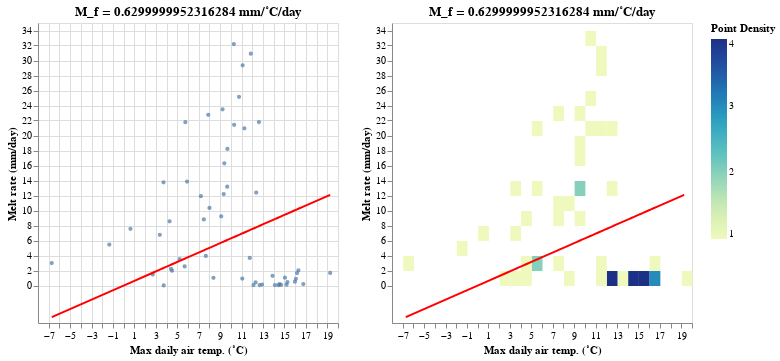

Write notebook code for a chart like this one.
### Code cell
chart_scatter = alt.Chart(sos_df).mark_point(size=5).encode(
    alt.X('MAX AIR TEMP:Q').title('Max daily air temp. (˚C)'),
    alt.Y('MELT RATE:Q').title('Melt rate (mm/day)')
)
chart_2d_histogram = alt.Chart(sos_df).mark_rect().encode(
    alt.X('MAX AIR TEMP:Q', bin=alt.Bin(maxbins=30)).title('Max daily air temp. (˚C)'),
    alt.Y('MELT RATE:Q', bin=alt.Bin(maxbins=30)).title('Melt rate (mm/day)'),
    alt.Color('count()').title('Point Density')
)
(chart_scatter | chart_2d_histogram).resolve_scale(x='shared', y='shared')

# Create the plot for the line of best fit
# Line of best fit using the slope (DEGREE_DAY_FACTOR) and zero intercept
line = alt.Chart(src).mark_line(color='red').encode(
    alt.X('MAX AIR TEMP:Q'),
    alt.Y('MELT RATE:Q')
).transform_calculate(
    "MELT RATE", f"{DEGREE_DAY_FACTOR} * datum['MAX AIR TEMP']"
)

# Add it to the charts above.
# Add the estimated degree day factor (the DEGREE_DAY_FACTOR of the line of best fit)
#    to the charts.
(
    (chart_scatter + line).properties(title=f'M_f = {round(DEGREE_DAY_FACTOR,2)} mm/˚C/day')  
    | 
    (chart_2d_histogram + line).properties(title=f'M_f = {round(DEGREE_DAY_FACTOR,2)} mm/˚C/day')
).resolve_scale(x='shared', y='shared')

### Figure 1 — Vega-Lite specification as saved in the notebook (floating-point values rounded to 4 significant figures)
{"config": {"view": {"continuousWidth": 300, "continuousHeight": 300}}, "hconcat": [{"layer": [{"data": {"name": "data-14b337ea33e5c8d69b3860b89124da68"}, "mark": {"type": "point", "size": 5}, "encoding": {"x": {"field": "MAX AIR TEMP", "title": "Max daily air temp. (˚C)", "type": "quantitative"}, "y": {"field": "MELT RATE", "title": "Melt rate (mm/day)", "type": "quantitative"}}}, {"data": {"name": "data-14b337ea33e5c8d69b3860b89124da68"}, "mark": {"type": "line", "color": "red"}, "encoding": {"x": {"field": "MAX AIR TEMP", "type": "quantitative"}, "y": {"field": "MELT RATE", "type": "quantitative"}}, "transform": [{"calculate": "0.627564549446106 * datum['MAX AIR TEMP']", "as": "MELT RATE"}]}], "title": "M_f = 0.6299999952316284 mm/˚C/day"}, {"layer": [{"data": {"name": "data-14b337ea33e5c8d69b3860b89124da68"}, "mark": {"type": "rect"}, "encoding": {"color": {"aggregate": "count", "title": "Point Density", "type": "quantitative"}, "x": {"bin": {"maxbins": 30}, "field": "MAX AIR TEMP", "title": "Max daily air temp. (˚C)", "type": "quantitative"}, "y": {"bin": {"maxbins": 30}, "field": "MELT RATE", "title": "Melt rate (mm/day)", "type": "quantitative"}}}, {"data": {"name": "data-14b337ea33e5c8d69b3860b89124da68"}, "mark": {"type": "line", "color": "red"}, "encoding": {"x": {"field": "MAX AIR TEMP", "type": "quantitative"}, "y": {"field": "MELT RATE", "type": "quantitative"}}, "transform": [{"calculate": "0.627564549446106 * datum['MAX AIR TEMP']", "as": "MELT RATE"}]}], "title": "M_f = 0.6299999952316284 mm/˚C/day"}], "resolve": {"scale": {"x": "shared", "y": "shared"}}, "$schema": "https://vega.github.io/schema/vega-lite/v5.8.0.json", "datasets": {"data-14b337ea33e5c8d69b3860b89124da68": [{"MELT RATE": 0.00296, "SWE": -0.00296, "MAX AIR TEMP": 3.732, "PRECIPITATION": 0.0, "melt rate": 2.344, "SWE predicted": -0.00296}, {"MELT RATE": 3.505, "SWE": -3.505, "MAX AIR TEMP": 5.223, "PRECIPITATION": 0.0, "melt rate": 3.28, "SWE predicted": 0.0}, {"MELT RATE": 10.34, "SWE": -10.34, "MAX AIR TEMP": 8.005, "PRECIPITATION": 0.0, "melt rate": 5.027, "SWE predicted": 0.0}, {"MELT RATE": 12.18, "SWE": -12.18, "MAX AIR TEMP": 9.333, "PRECIPITATION": 0.0, "melt rate": 5.861, "SWE predicted": 0.0}, {"MELT RATE": 13.17, "SWE": -13.17, "MAX AIR TEMP": 9.66, "PRECIPITATION": 0.0, "melt rate": 6.066, "SWE predicted": 0.0}, {"MELT RATE": 3.939, "SWE": -3.939, "MAX AIR TEMP": 7.663, "PRECIPITATION": 0.0, "melt rate": 4.812, "SWE predicted": 0.0}, {"MELT RATE": 7.56, "SWE": -7.56, "MAX AIR TEMP": 0.6282, "PRECIPITATION": 7.28, "melt rate": 0.3945, "SWE predicted": 0.0}, {"MELT RATE": 1.972, "SWE": -1.972, "MAX AIR TEMP": 4.514, "PRECIPITATION": 0.0, "melt rate": 2.835, "SWE predicted": 0.0}, {"MELT RATE": 1.031, "SWE": -1.031, "MAX AIR TEMP": 8.377, "PRECIPITATION": 0.0, "melt rate": 5.261, "SWE predicted": 0.0}, {"MELT RATE": 8.804, "SWE": -8.804, "MAX AIR TEMP": 7.48, "PRECIPITATION": 0.0, "melt rate": 4.697, "SWE predicted": 0.0}, {"MELT RATE": 8.557, "SWE": -8.557, "MAX AIR TEMP": 4.281, "PRECIPITATION": 3.6, "melt rate": 2.688, "SWE predicted": 0.0}, {"MELT RATE": 2.994, "SWE": -2.994, "MAX AIR TEMP": -6.718, "PRECIPITATION": 0.78, "melt rate": -4.219, "SWE predicted": 0.0}, {"MELT RATE": 5.457, "SWE": -5.457, "MAX AIR TEMP": -1.344, "PRECIPITATION": 5.62, "melt rate": -0.844, "SWE predicted": 4.219}, {"MELT RATE": 1.48, "SWE": -1.48, "MAX AIR TEMP": 2.713, "PRECIPITATION": 0.0, "melt rate": 1.703, "SWE predicted": 5.063}, {"MELT RATE": 2.216, "SWE": -2.216, "MAX AIR TEMP": 4.408, "PRECIPITATION": 7.14, "melt rate": 2.768, "SWE predicted": 3.359}, {"MELT RATE": 2.542, "SWE": -2.542, "MAX AIR TEMP": 5.686, "PRECIPITATION": 1.59, "melt rate": 3.571, "SWE predicted": 0.5915}, {"MELT RATE": 6.753, "SWE": -6.753, "MAX AIR TEMP": 3.37, "PRECIPITATION": 2.0, "melt rate": 2.116, "SWE predicted": 0.0}, {"MELT RATE": 9.221, "SWE": -9.221, "MAX AIR TEMP": 9.102, "PRECIPITATION": 0.07, "melt rate": 5.716, "SWE predicted": 0.0}, {"MELT RATE": 16.29, "SWE": -16.29, "MAX AIR TEMP": 9.393, "PRECIPITATION": 0.0, "melt rate": 5.899, "SWE predicted": 0.0}, {"MELT RATE": 21.8, "SWE": -21.8, "MAX AIR TEMP": 12.62, "PRECIPITATION": 0.0, "melt rate": 7.926, "SWE predicted": 0.0}, {"MELT RATE": 21.43, "SWE": -21.43, "MAX AIR TEMP": 10.3, "PRECIPITATION": 0.0, "melt rate": 6.471, "SWE predicted": 0.0}, {"MELT RATE": 20.95, "SWE": -20.95, "MAX AIR TEMP": 11.26, "PRECIPITATION": 0.0, "melt rate": 7.074, "SWE predicted": 0.0}, {"MELT RATE": 23.49, "SWE": -23.49, "MAX AIR TEMP": 9.229, "PRECIPITATION": 2.75, "melt rate": 5.796, "SWE predicted": 0.0}, {"MELT RATE": 21.77, "SWE": -21.77, "MAX AIR TEMP": 5.753, "PRECIPITATION": 0.0, "melt rate": 3.613, "SWE predicted": 0.0}, {"MELT RATE": 11.91, "SWE": -11.91, "MAX AIR TEMP": 7.202, "PRECIPITATION": 1.14, "melt rate": 4.523, "SWE predicted": 0.0}, {"MELT RATE": 13.85, "SWE": -13.85, "MAX AIR TEMP": 5.911, "PRECIPITATION": 0.0, "melt rate": 3.712, "SWE predicted": 0.0}, {"MELT RATE": 18.21, "SWE": -18.21, "MAX AIR TEMP": 9.676, "PRECIPITATION": 0.0, "melt rate": 6.077, "SWE predicted": 0.0}, {"MELT RATE": 29.36, "SWE": -29.36, "MAX AIR TEMP": 11.1, "PRECIPITATION": 0.0, "melt rate": 6.97, "SWE predicted": 0.0}, {"MELT RATE": 30.91, "SWE": -30.91, "MAX AIR TEMP": 11.86, "PRECIPITATION": 0.0, "melt rate": 7.449, "SWE predicted": 0.0}, {"MELT RATE": 13.75, "SWE": -13.75, "MAX AIR TEMP": 3.715, "PRECIPITATION": 10.62, "melt rate": 2.333, "SWE predicted": 0.0}, {"MELT RATE": 22.76, "SWE": -22.76, "MAX AIR TEMP": 7.89, "PRECIPITATION": 0.0, "melt rate": 4.955, "SWE predicted": 0.0}, {"MELT RATE": 32.19, "SWE": -32.19, "MAX AIR TEMP": 10.28, "PRECIPITATION": 2.6, "melt rate": 6.456, "SWE predicted": 0.0}, {"MELT RATE": 25.16, "SWE": -25.16, "MAX AIR TEMP": 10.76, "PRECIPITATION": 0.0, "melt rate": 6.76, "SWE predicted": 0.0}, {"MELT RATE": 12.4, "SWE": -12.4, "MAX AIR TEMP": 12.37, "PRECIPITATION": 0.0, "melt rate": 7.765, "SWE predicted": 0.0}, {"MELT RATE": 1.293, "SWE": -1.293, "MAX AIR TEMP": 13.89, "PRECIPITATION": 0.0, "melt rate": 8.723, "SWE predicted": 0.0}, {"MELT RATE": 0.05774, "SWE": -0.05774, "MAX AIR TEMP": 14.11, "PRECIPITATION": 0.0, "melt rate": 8.861, "SWE predicted": 0.0}, {"MELT RATE": 0.06163, "SWE": -0.06163, "MAX AIR TEMP": 12.11, "PRECIPITATION": 0.0, "melt rate": 7.604, "SWE predicted": 0.0}, {"MELT RATE": 0.119, "SWE": -0.119, "MAX AIR TEMP": 12.92, "PRECIPITATION": 0.0, "melt rate": 8.111, "SWE predicted": 0.0}, {"MELT RATE": 1.05, "SWE": -1.05, "MAX AIR TEMP": 15.05, "PRECIPITATION": 0.0, "melt rate": 9.45, "SWE predicted": 0.0}, {"MELT RATE": 1.655, "SWE": -1.655, "MAX AIR TEMP": 16.18, "PRECIPITATION": 0.0, "melt rate": 10.16, "SWE predicted": 0.0}, {"MELT RATE": 0.1971, "SWE": -0.1971, "MAX AIR TEMP": 14.54, "PRECIPITATION": 0.0, "melt rate": 9.131, "SWE predicted": 0.0}, {"MELT RATE": 0.1127, "SWE": -0.1127, "MAX AIR TEMP": 15.19, "PRECIPITATION": 0.0, "melt rate": 9.541, "SWE predicted": 0.0}, {"MELT RATE": 0.1925, "SWE": -0.1925, "MAX AIR TEMP": 16.76, "PRECIPITATION": 0.0, "melt rate": 10.53, "SWE predicted": 0.0}, {"MELT RATE": 0.9301, "SWE": -0.9301, "MAX AIR TEMP": 11.07, "PRECIPITATION": 0.23, "melt rate": 6.95, "SWE predicted": 0.0}, {"MELT RATE": 3.671, "SWE": -3.671, "MAX AIR TEMP": 11.77, "PRECIPITATION": 0.0, "melt rate": 7.389, "SWE predicted": 0.0}, {"MELT RATE": 0.04459, "SWE": -0.04459, "MAX AIR TEMP": 14.45, "PRECIPITATION": 0.0, "melt rate": 9.072, "SWE predicted": 0.0}, {"MELT RATE": 0.08482, "SWE": -0.08482, "MAX AIR TEMP": 14.69, "PRECIPITATION": 0.0, "melt rate": 9.225, "SWE predicted": 0.0}, {"MELT RATE": 0.5109, "SWE": -0.5109, "MAX AIR TEMP": 15.98, "PRECIPITATION": 0.0, "melt rate": 10.04, "SWE predicted": 0.0}, {"MELT RATE": 0.8908, "SWE": -0.8908, "MAX AIR TEMP": 16.08, "PRECIPITATION": 0.0, "melt rate": 10.1, "SWE predicted": 0.0}, {"MELT RATE": 0.06138, "SWE": -0.06138, "MAX AIR TEMP": 12.69, "PRECIPITATION": 1.71, "melt rate": 7.969, "SWE predicted": 0.0}, {"MELT RATE": 0.408, "SWE": -0.408, "MAX AIR TEMP": 12.31, "PRECIPITATION": 0.14, "melt rate": 7.729, "SWE predicted": 0.0}, {"MELT RATE": 0.4533, "SWE": -0.4533, "MAX AIR TEMP": 15.28, "PRECIPITATION": 1.69, "melt rate": 9.595, "SWE predicted": 0.0}, {"MELT RATE": 2.029, "SWE": -2.029, "MAX AIR TEMP": 16.3, "PRECIPITATION": 0.0, "melt rate": 10.24, "SWE predicted": 0.0}, {"MELT RATE": 1.675, "SWE": -1.675, "MAX AIR TEMP": 19.27, "PRECIPITATION": 0.0, "melt rate": 12.1, "SWE predicted": 0.0}]}}
